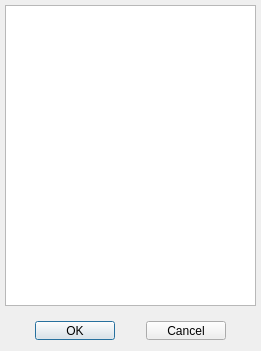
<?xml version="1.0" encoding="UTF-8"?>
<ui version="4.0">
 <class>LanguageDialogClass</class>
 <widget class="QDialog" name="LanguageDialogClass">
  <property name="geometry">
   <rect>
    <x>0</x>
    <y>0</y>
    <width>261</width>
    <height>351</height>
   </rect>
  </property>
  <property name="sizePolicy">
   <sizepolicy hsizetype="Fixed" vsizetype="Fixed">
    <horstretch>0</horstretch>
    <verstretch>0</verstretch>
   </sizepolicy>
  </property>
  <property name="minimumSize">
   <size>
    <width>261</width>
    <height>351</height>
   </size>
  </property>
  <property name="maximumSize">
   <size>
    <width>261</width>
    <height>351</height>
   </size>
  </property>
  <property name="windowTitle">
   <string>Select Languages</string>
  </property>
  <property name="sizeGripEnabled">
   <bool>false</bool>
  </property>
  <widget class="QWidget" name="verticalLayoutWidget">
   <property name="geometry">
    <rect>
     <x>0</x>
     <y>0</y>
     <width>261</width>
     <height>311</height>
    </rect>
   </property>
   <layout class="QVBoxLayout" name="verticalLayout">
    <property name="leftMargin">
     <number>5</number>
    </property>
    <property name="topMargin">
     <number>5</number>
    </property>
    <property name="rightMargin">
     <number>5</number>
    </property>
    <property name="bottomMargin">
     <number>5</number>
    </property>
    <item>
     <widget class="QListWidget" name="language_list">
      <property name="editTriggers">
       <set>QAbstractItemView::CurrentChanged|QAbstractItemView::DoubleClicked|QAbstractItemView::EditKeyPressed|QAbstractItemView::SelectedClicked</set>
      </property>
      <property name="alternatingRowColors">
       <bool>false</bool>
      </property>
      <property name="resizeMode">
       <enum>QListView::Adjust</enum>
      </property>
      <property name="spacing">
       <number>2</number>
      </property>
     </widget>
    </item>
   </layout>
  </widget>
  <widget class="QWidget" name="horizontalLayoutWidget">
   <property name="geometry">
    <rect>
     <x>0</x>
     <y>310</y>
     <width>261</width>
     <height>41</height>
    </rect>
   </property>
   <layout class="QHBoxLayout" name="horizontalLayout">
    <item>
     <spacer name="horizontalSpacer_3">
      <property name="orientation">
       <enum>Qt::Horizontal</enum>
      </property>
      <property name="sizeHint" stdset="0">
       <size>
        <width>40</width>
        <height>20</height>
       </size>
      </property>
     </spacer>
    </item>
    <item>
     <widget class="QPushButton" name="save_button">
      <property name="text">
       <string>OK</string>
      </property>
     </widget>
    </item>
    <item>
     <spacer name="horizontalSpacer">
      <property name="orientation">
       <enum>Qt::Horizontal</enum>
      </property>
      <property name="sizeHint" stdset="0">
       <size>
        <width>40</width>
        <height>20</height>
       </size>
      </property>
     </spacer>
    </item>
    <item>
     <widget class="QPushButton" name="cancel_button">
      <property name="text">
       <string>Cancel</string>
      </property>
     </widget>
    </item>
    <item>
     <spacer name="horizontalSpacer_2">
      <property name="orientation">
       <enum>Qt::Horizontal</enum>
      </property>
      <property name="sizeHint" stdset="0">
       <size>
        <width>40</width>
        <height>20</height>
       </size>
      </property>
     </spacer>
    </item>
   </layout>
  </widget>
 </widget>
 <layoutdefault spacing="6" margin="11"/>
 <resources/>
 <connections>
  <connection>
   <sender>cancel_button</sender>
   <signal>released()</signal>
   <receiver>LanguageDialogClass</receiver>
   <slot>reject()</slot>
   <hints>
    <hint type="sourcelabel">
     <x>214</x>
     <y>379</y>
    </hint>
    <hint type="destinationlabel">
     <x>149</x>
     <y>199</y>
    </hint>
   </hints>
  </connection>
 </connections>
</ui>
